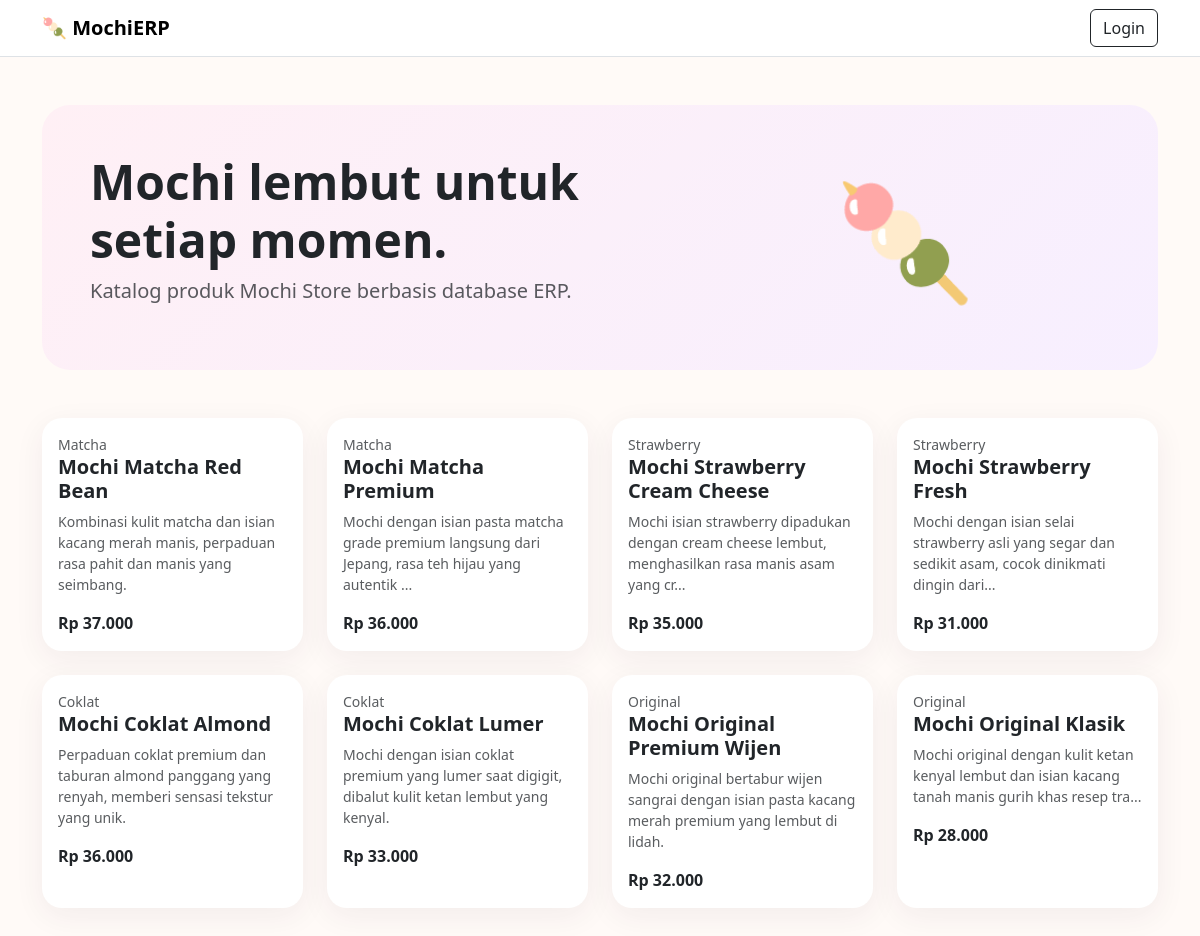
The page / on the database its author committed.
### tables this page shows
CREATE TABLE `produk` (
  `id` INT AUTO_INCREMENT PRIMARY KEY,
  `kategori_id` INT NOT NULL COMMENT 'Relasi ke tabel kategori (rasa mochi)',
  `kode_produk` VARCHAR(30) NOT NULL UNIQUE COMMENT 'SKU / Barcode unik produk (misal: MCH-ORI-001)',
  `nama_produk` VARCHAR(150) NOT NULL COMMENT 'Nama komersial mochi',
  `slug` VARCHAR(180) NOT NULL UNIQUE COMMENT 'Slug untuk URL detail produk',
  `deskripsi` TEXT DEFAULT NULL COMMENT 'Deskripsi detail isian dan bahan mochi',
  `varian_isi` VARCHAR(50) NOT NULL DEFAULT 'Isi 6, Isi 12, Isi 20' COMMENT 'Pilihan varian jumlah isi per box yang tersedia',
  `harga_beli` DECIMAL(12,2) NOT NULL DEFAULT 0.00 COMMENT 'HPP (Harga Pokok Pembelian) satuan saat produksi/restock',
  `harga_jual` DECIMAL(12,2) NOT NULL DEFAULT 0.00 COMMENT 'Harga jual ke konsumen e-commerce',
  `stok` INT NOT NULL DEFAULT 0 COMMENT 'Jumlah stok fisik (box) saat ini',
  `stok_minimum` INT NOT NULL DEFAULT 5 COMMENT 'Batas peringatan stok menipis pada dashboard ERP',
  `berat_gram` INT NOT NULL DEFAULT 250 COMMENT 'Berat produk dalam gram untuk hitung ongkir',
  `gambar` VARCHAR(255) DEFAULT 'default_mochi.jpg' COMMENT 'Nama file foto produk',
  `status` ENUM('aktif', 'nonaktif') NOT NULL DEFAULT 'aktif' COMMENT 'Status tayang di katalog',
  `dibuat_pada` DATETIME DEFAULT CURRENT_TIMESTAMP,
  `diperbarui_pada` DATETIME DEFAULT CURRENT_TIMESTAMP ON UPDATE CURRENT_TIMESTAMP,
  CONSTRAINT `fk_produk_kategori` FOREIGN KEY (`kategori_id`) REFERENCES `kategori` (`id`) ON DELETE
  RESTRICT ON UPDATE CASCADE
);

CREATE TABLE `kategori` (
  `id` INT AUTO_INCREMENT PRIMARY KEY,
  `nama_kategori` VARCHAR(100) NOT NULL COMMENT 'Nama kategori rasa mochi (Original, Coklat, Strawberry, Matcha)',
  `slug` VARCHAR(120) NOT NULL UNIQUE COMMENT 'Slug ramah URL',
  `deskripsi` TEXT DEFAULT NULL COMMENT 'Penjelasan singkat kategori rasa',
  `dibuat_pada` DATETIME DEFAULT CURRENT_TIMESTAMP
);

### config/app.php (called while the page is built, shortened)
<?php
function db(): PDO {
    static $db;
    if (!$db) $db = (new Database())->connect();
    return $db;
}
function e($value): string {
    return htmlspecialchars((string)$value, ENT_QUOTES, 'UTF-8');
}
function view(string $name, array $data=[]): void {
    extract($data);
    require __DIR__.'/../app/views/'.$name.'.php';
}

### app/controllers/CatalogController.php (called while the page is built)
<?php
class CatalogController {
    public function index() {
        $rows=db()->query("SELECT p.*,k.nama_kategori FROM produk p JOIN kategori k ON k.id=p.kategori_id WHERE p.status='aktif' ORDER BY p.id DESC")->fetchAll();
        view('catalog/index',compact('rows'));
    }
}

### app/views/catalog/index.php (the view)
<!doctype html><html lang="id"><head><meta charset="utf-8"><meta name="viewport" content="width=device-width,initial-scale=1"><title>Katalog Mochi</title><link href="https://cdn.jsdelivr.net/npm/bootstrap@5.3.3/dist/css/bootstrap.min.css" rel="stylesheet"><style>body{background:#fffaf7}.hero{background:linear-gradient(135deg,#fff0f5,#f7efff);border-radius:28px}.p-card{border:0;border-radius:20px;box-shadow:0 8px 30px #43204410;overflow:hidden}.p-img{height:210px;object-fit:cover;background:#fff0f5}</style></head><body><nav class="navbar bg-white border-bottom"><div class="container"><a class="navbar-brand fw-bold">🍡 MochiERP</a><a class="btn btn-outline-dark" href="?route=login">Login</a></div></nav><main class="container py-5"><section class="hero p-5 mb-5"><div class="row align-items-center"><div class="col-lg-7"><h1 class="display-5 fw-bold">Mochi lembut untuk setiap momen.</h1><p class="lead text-muted">Katalog produk Mochi Store berbasis database ERP.</p></div><div class="col-lg-5 text-center" style="font-size:7rem">🍡</div></div></section><div class="row g-4"><?php foreach($rows as $p): ?><div class="col-md-6 col-lg-3"><div class="card p-card h-100"><img class="p-img" src="<?=base_url('uploads/'.e($p['gambar']))?>" onerror="this.style.display='none'"><div class="card-body"><div class="small text-muted"><?=e($p['nama_kategori'])?></div><h5 class="fw-bold"><?=e($p['nama_produk'])?></h5><p class="small text-muted"><?=e(mb_strimwidth($p['deskripsi']??'',0,100,'...'))?></p><div class="fw-bold">Rp <?=number_format($p['harga_jual'],0,',','.')?></div></div></div></div><?php endforeach; ?></div></main></body></html>

### public/index.php (shortened to what this page needs)
<?php
require_once __DIR__.'/../config/app.php';
$route = $_GET['route'] ?? 'catalog';
if ($route === 'catalog') { require_once __DIR__.'/../app/controllers/CatalogController.php'; (new CatalogController())->index(); exit; }

### app/views/catalog/index.php (style rules this page uses)
body { background:#fffaf7 }
.hero { background:linear-gradient(135deg,#fff0f5,#f7efff);border-radius:28px }
.p-card { border:0;border-radius:20px;box-shadow:0 8px 30px #43204410;overflow:hidden }

### rows shown on the page
produk: kategori.nama_kategori "Matcha", nama_produk "Mochi Matcha Red Bean", deskripsi "Kombinasi kulit matcha dan isian kacang merah manis, perpaduan rasa pahit dan manis yang seimbang.", harga_jual "37.000"
produk: kategori.nama_kategori "Matcha", nama_produk "Mochi Matcha Premium", deskripsi "Mochi dengan isian pasta matcha grade premium langsung dari Jepang, rasa teh hijau yang autentik ...", harga_jual "36.000"
produk: kategori.nama_kategori "Strawberry", nama_produk "Mochi Strawberry Cream Cheese", deskripsi "Mochi isian strawberry dipadukan dengan cream cheese lembut, menghasilkan rasa manis asam yang cr...", harga_jual "35.000"
produk: kategori.nama_kategori "Strawberry", nama_produk "Mochi Strawberry Fresh", deskripsi "Mochi dengan isian selai strawberry asli yang segar dan sedikit asam, cocok dinikmati dingin dari...", harga_jual "31.000"
produk: kategori.nama_kategori "Coklat", nama_produk "Mochi Coklat Almond", deskripsi "Perpaduan coklat premium dan taburan almond panggang yang renyah, memberi sensasi tekstur yang unik.", harga_jual "36.000"
produk: kategori.nama_kategori "Coklat", nama_produk "Mochi Coklat Lumer", deskripsi "Mochi dengan isian coklat premium yang lumer saat digigit, dibalut kulit ketan lembut yang kenyal.", harga_jual "33.000"
produk: kategori.nama_kategori "Original", nama_produk "Mochi Original Premium Wijen", deskripsi "Mochi original bertabur wijen sangrai dengan isian pasta kacang merah premium yang lembut di lidah.", harga_jual "32.000"
produk: kategori.nama_kategori "Original", nama_produk "Mochi Original Klasik", deskripsi "Mochi original dengan kulit ketan kenyal lembut dan isian kacang tanah manis gurih khas resep tra...", harga_jual "28.000"
